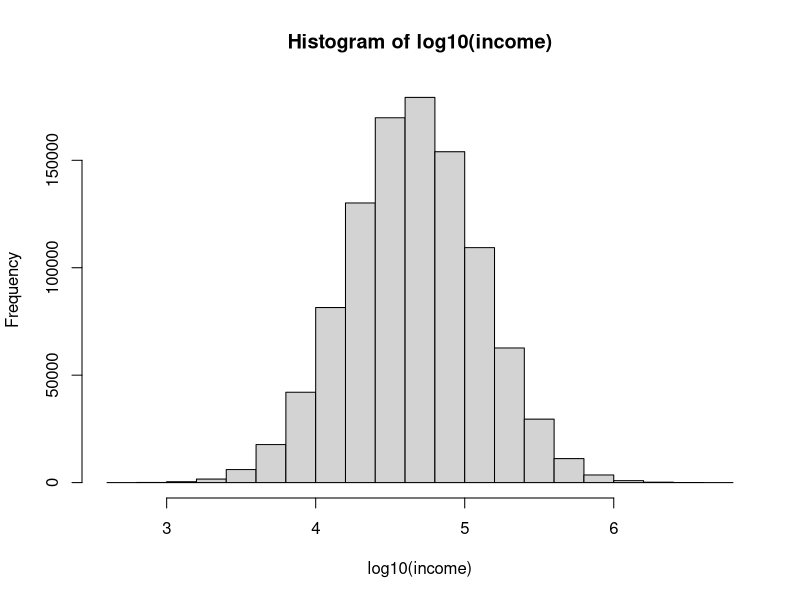

Here is the R script that generated this plot: (Note: this script raises an error after producing the figure.)
#Bootstrapping
n <- 10^6
income <- 10^(rnorm(n, 4.656786, 0.4394738))
hist(log10(income))

#Used when you don't have access to the entire population to determine median
# sample median M estimates population median m
# Monte Carlo simulation shows M is approximately normal

# without access to the entire distribution, used to rely on CLT, but CLT is for mean, not median

#Bootstrap approximates a Monte Carlo simulation on the entire distribution
# We act as if the observed sample is the entire population

data("mnist_27")
set.seed(1995)
indexes <- createResample(mnist_27$train$y, 10)

#How many times do 3, 4, 7 appear in the first re-sample?
sum(indexes$Resample01==3)
sum(indexes$Resample01==4)
sum(indexes$Resample01==7)

#How many times does 3 appear across all re-samples?
j <- 0
for (i in 1:10) {
  j <- j + sum(indexes[[i]]==3)
}
j

#Run 10,000 Monte Carlo to get EV and SD of the 75th quantile of a NRV
B <- 10000
set.seed(1)
quantiles <- replicate(B, { 
                       y <- rnorm(100, 0, 1)
                       q_star <- quantile(y, 0.75)
                   })

mean(quantiles)
sd(quantiles)

#use 10 bootstrap samples to estimate EV/SD on initial y
set.seed(1)
y <- rnorm(100, 0, 1)
B <- 10

stars <- replicate(B, {
  y_star <- sample(y, replace=TRUE)
  q_star <- quantile(y_star, 0.75)
})

mean(stars)
sd(stars)

set.seed(1)
indexes <- createResample(y, 10)
q_75_star <- sapply(indexes, function(ind){
  y_star <- y[ind]
  quantile(y_star, 0.75)
})
mean(q_75_star)
sd(q_75_star)